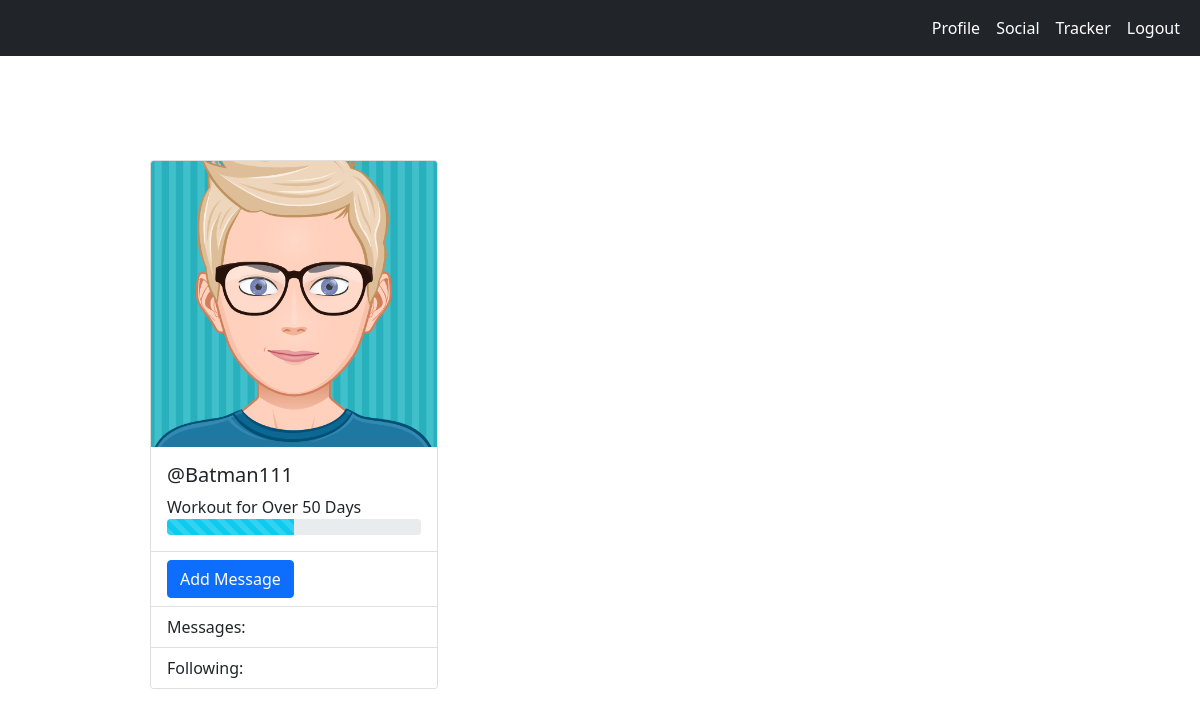
Before: /social/ (signed in) with the older database file.
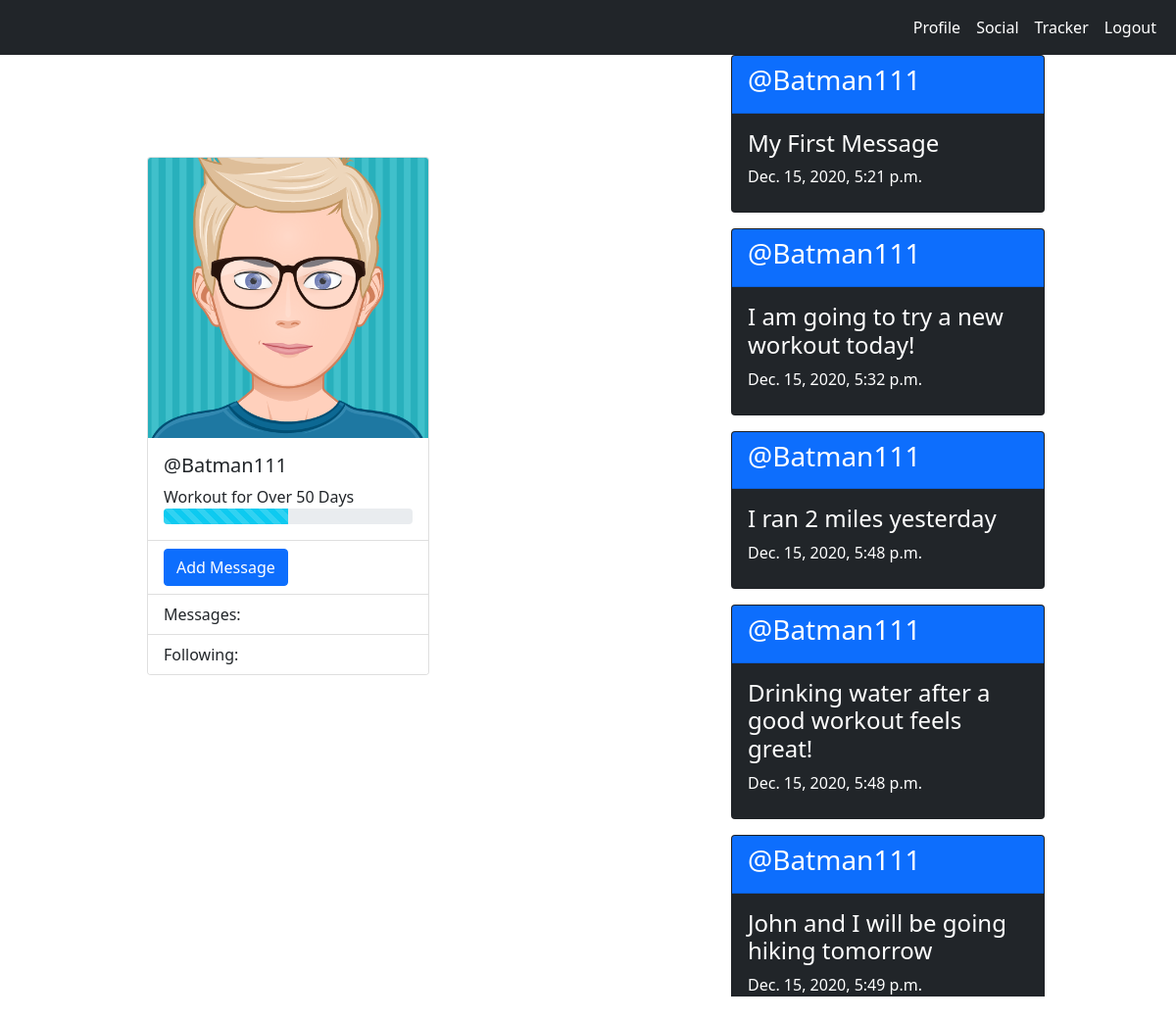
After: the same page with the newer database file.
### workoutuser/models.py (models this page shows)
class WorkoutUser(AbstractUser):
    FITNESS = (
        ('Beginner', 'Beginner'),
        ('Intermediate', 'Intermediate'),
        ('Advanced', 'Advanced'),
    )
    display_name = models.CharField(
        max_length=200, blank=True, null=True, default=None)
    age = models.CharField(max_length=2, blank=True, null=True, default=None)
    height = models.CharField(
        max_length=2, blank=True, null=True, default=None)
    weight = models.CharField(
        max_length=3, blank=True, null=True, default=None)
    fitness_level = models.CharField(
        max_length=200, choices=FITNESS, blank=True, null=True, default=None)
    goal_one = models.CharField(max_length=200)
    goal_two = models.CharField(max_length=200)
    goal_three = models.CharField(max_length=200)
    goal_four = models.CharField(max_length=200)
    goal_five = models.CharField(max_length=200)
    def __str__(self):
        return f"{self.username}"

### social/models.py (models this page shows, shortened)
class Message(models.Model):
    author = models.ForeignKey(WorkoutUser, on_delete=models.CASCADE)
    post = models.CharField(max_length=150)
    time_published = models.DateTimeField(default=timezone.now)

### social/views.py (the view)
# urls.py: path('social/', social_dashboard_view),
@login_required()
def social_dashboard_view(request):
    messages = Message.objects.filter(author=request.user)
    return render(request, 'social.html', {'messages': messages})

### templates/social.html (shortened to what this page needs)
{% load static %}
<!DOCTYPE html>
<html lang="en">
  <head>
    <link
      href="https://cdn.jsdelivr.net/npm/bootstrap@5.0.0-beta1/dist/css/bootstrap.min.css"
      rel="stylesheet"
    />
    <link rel="stylesheet" href="{% static 'social.css' %}" />
  </head>
  <body>
    {% include "navigation.html" %}
    <div class='container_fluid'>
      <div class='row'>
        <div class='col box box1'>
          <div class="card" style="width: 18rem;">
            <img class="card-img-top" src="{% static 'images/AvatarCharacter.png' %}" alt="Hi!" />
            <div class="card-body">
              <h5 class="card-title">@{{user.username}}</h5>
                Workout for Over 50 Days
              <div class="progress">
                <div class="progress-bar progress-bar-striped bg-info" role="progressbar" style="width: 50%" aria-valuenow="50" aria-valuemin="0" aria-valuemax="100"></div>
              </div>
            </div>
            <ul class="list-group list-group-flush">
              <li class="list-group-item">
                <button class='btn btn-primary'>
                  <a href=''>Add Message</a>
                </button>
              </li>
              <li class="list-group-item">Messages: </li>
              <li class="list-group-item">Following: </li>
            </ul>
          </div>
        </div>
        <div class='col box box3'>
            {% for message in messages %}
           <div class="card text-white bg-dark mb-3" style="width: 20rem">
              <div class="card-header bg-primary">
                <h3>
                  @{{message.author}}
                </h3>
              </div>
              <div class="card-body">
                <h4 class="card-text">
                  {{message.post}}
                </h4>
                <p class="card-title">{{message.time_published}}</p>
              </div>
            </div>
            {% endfor %}
        </div>
      </div>
    </div>
  </body>
</html>

### templates/navigation.html (shortened to what this page needs)
{% load static %}
<!DOCTYPE html>
<html lang="en">
  <head>
    <link
      href="https://cdn.jsdelivr.net/npm/bootstrap@5.0.0-beta1/dist/css/bootstrap.min.css"
      rel="stylesheet"
    />
    <link rel="stylesheet" href="{% static 'nav.css' %}" />
  </head>
  <body>
    <nav class="navbar navbar-expand-lg navbar-dark bg-dark">
      <div class="container-fluid" >
        <div class="collapse navbar-collapse justify-content-end" id="navbarNav">
          <ul class="navbar-nav">
            <li class="nav-item">
              <a class="nav-link" aria-current="page" href="/profile/">Profile</a>
            </li>
            <li class="nav-item">
              <a class="nav-link" href="/social/">Social</a>
            </li>
            <li class="nav-item">
              <a class="nav-link" href="/tracker_dashboard/">Tracker</a>
            </li>
            <li class="nav-item">
              <a class="nav-link" href="/">Logout</a>
            </li>
          </ul>
        </div>
      </div>
    </nav>
  </body>
</html>

### assets/social.css (style rules this page uses)
.box { height: 92vh; }
.box1 { display: flex; flex-direction: column; justify-content: center; align-items: center; }
.box3 { display: flex; flex-wrap: wrap; flex-direction: row; justify-content: space-evenly; }
button a:link, button a:visited { color: white; text-decoration: none; }

### assets/nav.css (style rules this page uses)
.nav-link { color: white !important; }

Changed rows visible on the page:
added Message: author "Batman111", post "My First Message", time_published "Dec. 15, 2020, 5:21 p.m."
added Message: author "Batman111", post "I am going to try a new workout today!", time_published "Dec. 15, 2020, 5:32 p.m."
added Message: author "Batman111", post "I ran 2 miles yesterday", time_published "Dec. 15, 2020, 5:48 p.m."
added Message: author "Batman111", post "Drinking water after a good workout feels great!", time_published "Dec. 15, 2020, 5:48 p.m."
added Message: author "Batman111", post "John and I will be going hiking tomorrow", time_published "Dec. 15, 2020, 5:49 p.m."
